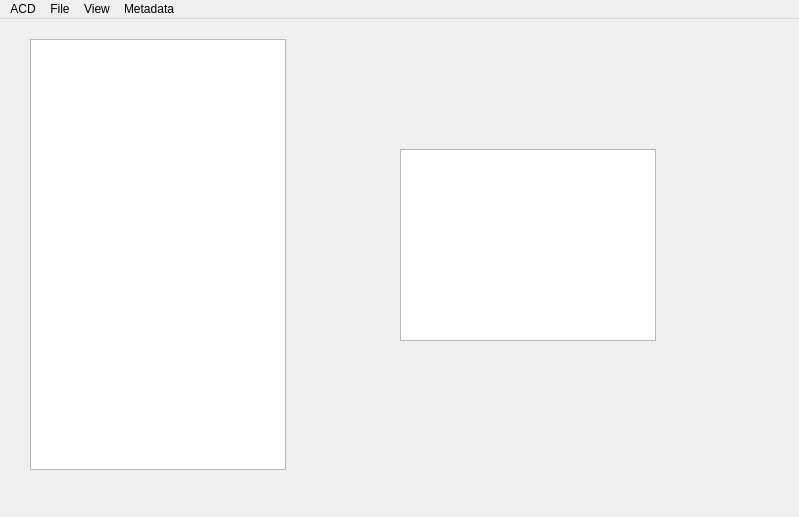
<?xml version="1.0" encoding="UTF-8"?>
<ui version="4.0">
 <class>MainWindow</class>
 <widget class="QMainWindow" name="MainWindow">
  <property name="geometry">
   <rect>
    <x>0</x>
    <y>0</y>
    <width>799</width>
    <height>517</height>
   </rect>
  </property>
  <property name="windowTitle">
   <string>krbkACD (filemanager)</string>
  </property>
  <widget class="QWidget" name="centralwidget">
   <widget class="QListView" name="listView">
    <property name="geometry">
     <rect>
      <x>30</x>
      <y>20</y>
      <width>256</width>
      <height>431</height>
     </rect>
    </property>
    <property name="contextMenuPolicy">
     <enum>Qt::ActionsContextMenu</enum>
    </property>
   </widget>
   <widget class="QStackedWidget" name="stackedWidget">
    <property name="geometry">
     <rect>
      <x>330</x>
      <y>40</y>
      <width>361</width>
      <height>371</height>
     </rect>
    </property>
    <widget class="QWidget" name="page">
     <widget class="QListView" name="listView_2">
      <property name="geometry">
       <rect>
        <x>70</x>
        <y>90</y>
        <width>256</width>
        <height>192</height>
       </rect>
      </property>
     </widget>
    </widget>
    <widget class="QWidget" name="page_2"/>
   </widget>
  </widget>
  <widget class="QMenuBar" name="menubar">
   <property name="geometry">
    <rect>
     <x>0</x>
     <y>0</y>
     <width>799</width>
     <height>21</height>
    </rect>
   </property>
   <widget class="QMenu" name="menuFile">
    <property name="title">
     <string>ACD</string>
    </property>
    <addaction name="actionQuit"/>
   </widget>
   <widget class="QMenu" name="menuView">
    <property name="title">
     <string>File</string>
    </property>
    <addaction name="actionShowIcons"/>
    <addaction name="actionShowHidden"/>
    <addaction name="actionShowInfo"/>
    <addaction name="actionShowSecondBrowser"/>
    <addaction name="separator"/>
    <addaction name="actionNextFile"/>
    <addaction name="actionPreviousFile"/>
    <addaction name="separator"/>
    <addaction name="actionRenameFiles"/>
    <addaction name="actionCopyFiles"/>
    <addaction name="actionMoveFiles"/>
    <addaction name="actionDeleteFiles"/>
    <addaction name="actionMkDir"/>
   </widget>
   <widget class="QMenu" name="menuView_2">
    <property name="title">
     <string>View</string>
    </property>
    <addaction name="actionViewImage"/>
    <addaction name="actionFullScreen"/>
   </widget>
   <widget class="QMenu" name="menuMetadata">
    <property name="title">
     <string>Metadata</string>
    </property>
    <addaction name="actionViewMetadata"/>
    <addaction name="actionViewImageRegions"/>
   </widget>
   <addaction name="menuFile"/>
   <addaction name="menuView"/>
   <addaction name="menuView_2"/>
   <addaction name="menuMetadata"/>
  </widget>
  <action name="actionQuit">
   <property name="text">
    <string>Quit</string>
   </property>
  </action>
  <action name="actionShowIcons">
   <property name="checkable">
    <bool>true</bool>
   </property>
   <property name="text">
    <string>Show Icons</string>
   </property>
  </action>
  <action name="actionShowHidden">
   <property name="checkable">
    <bool>true</bool>
   </property>
   <property name="text">
    <string>Show Hidden</string>
   </property>
  </action>
  <action name="actionShowSecondBrowser">
   <property name="checkable">
    <bool>true</bool>
   </property>
   <property name="text">
    <string>Show 2nd file browser</string>
   </property>
  </action>
  <action name="actionCopyFiles">
   <property name="text">
    <string>Copy File(s)</string>
   </property>
   <property name="shortcut">
    <string>F5</string>
   </property>
  </action>
  <action name="actionMoveFiles">
   <property name="text">
    <string>Move File(s)</string>
   </property>
   <property name="shortcut">
    <string>F6</string>
   </property>
  </action>
  <action name="actionDeleteFiles">
   <property name="text">
    <string>Delete File(s)</string>
   </property>
   <property name="shortcut">
    <string>F8</string>
   </property>
  </action>
  <action name="actionRenameFiles">
   <property name="text">
    <string>Rename File(s)</string>
   </property>
   <property name="shortcut">
    <string>Ctrl+R</string>
   </property>
  </action>
  <action name="actionMkDir">
   <property name="text">
    <string>Create Directory</string>
   </property>
   <property name="shortcut">
    <string>F7</string>
   </property>
  </action>
  <action name="actionNextFile">
   <property name="text">
    <string>Next</string>
   </property>
   <property name="shortcut">
    <string>Right</string>
   </property>
  </action>
  <action name="actionPreviousFile">
   <property name="text">
    <string>Previous</string>
   </property>
   <property name="shortcut">
    <string>Left</string>
   </property>
  </action>
  <action name="actionShowInfo">
   <property name="checkable">
    <bool>true</bool>
   </property>
   <property name="checked">
    <bool>true</bool>
   </property>
   <property name="text">
    <string>Show Info</string>
   </property>
   <property name="shortcut">
    <string>Ctrl+I</string>
   </property>
  </action>
  <action name="actionViewImage">
   <property name="text">
    <string>View Image</string>
   </property>
   <property name="toolTip">
    <string>View Image</string>
   </property>
   <property name="shortcut">
    <string>F3</string>
   </property>
  </action>
  <action name="actionViewMetadata">
   <property name="text">
    <string>View Metadata</string>
   </property>
   <property name="toolTip">
    <string>View Metadata</string>
   </property>
   <property name="shortcut">
    <string>F2</string>
   </property>
  </action>
  <action name="actionFullScreen">
   <property name="checkable">
    <bool>true</bool>
   </property>
   <property name="text">
    <string>Full Screen</string>
   </property>
   <property name="shortcut">
    <string>F</string>
   </property>
  </action>
  <action name="actionViewImageRegions">
   <property name="checkable">
    <bool>true</bool>
   </property>
   <property name="text">
    <string>View Image Regions</string>
   </property>
  </action>
 </widget>
 <resources/>
 <connections/>
</ui>
